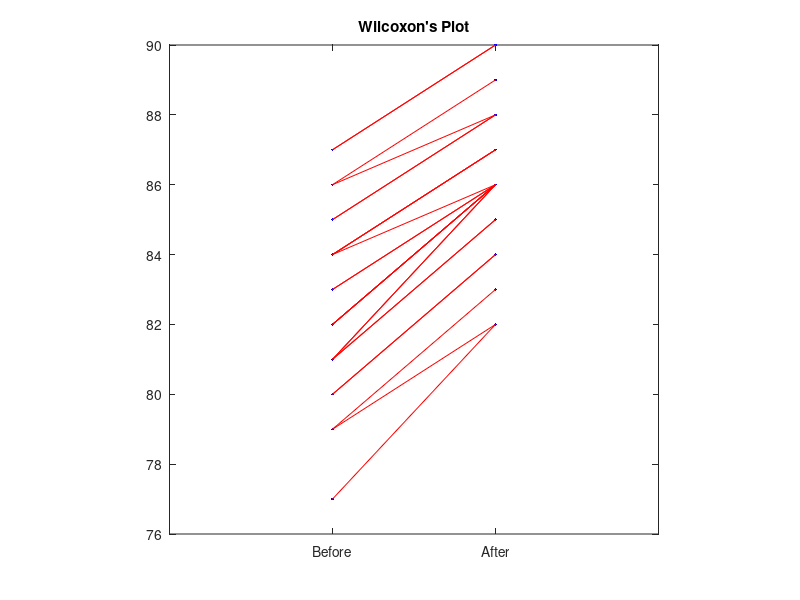
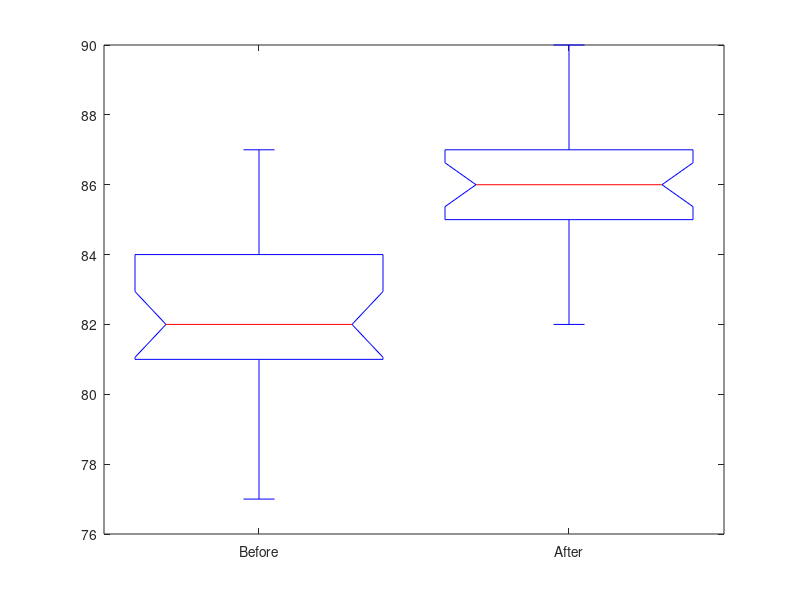

Reproduce these figures in MATLAB, in order.
function STATS=wilcoxon2t(varargin)
%This file execute the non parametric Wilcoxon test to evaluate the difference between paired (dependent) samples. 
%If the number of difference is less than 15, the algorithm calculate the exact ranks distribution; 
%else it uses a normal distribution approximation. 
%Now, the MatLab function SIGNRANK returns the same p-value. 
%Anyway, this Wilcoxon function gives a more detailed output (that is necessary for publications...)
%By itself Wilcoxon will run the demo
%
% Syntax: 	STATS=WILCOXON(X1,X2,PLTS)
%      
%     Inputs:
%           X1 and X2 - data vectors.
%           PLTS - Flag to set if you don't want (0) or want (1) view the plots
%     Outputs:
%           - W value and p-value when exact ranks distribution is used.
%           - W value, Z value, Standard deviation (Mean=0), p-value when normal distribution is used
%        If STATS nargout was specified the results will be stored in the STATS
%        struct.
%
%      Example: 
%
%         X1=[77 79 79 80 80 81 81 81 81 82 82 82 82 83 83 84 84 84 84 85 85 86 86 87 87];
% 
%         X2=[82 82 83 84 84 85 85 86 86 86 86 86 86 86 86 86 87 87 87 88 88 88 89 90 90];
%
%           Calling on Matlab the function: wilcoxon(X1,X2)
%
%           Answer is:
%
% WILCOXON TEST
% --------------------------------------------------------------------------------
% Sample size is good enough to use the normal distribution approximation
%  
% W         mW		sW          zW          p-value (2-tailed)
% --------------------------------------------------------------------------------
% 325  	     0		73.1608   4.4354	0.0000
% --------------------------------------------------------------------------------
%
%           Created by Giuseppe Cardillo
%           giuseppe.cardillo-edta@poste.it
%
% To cite this file, this would be an appropriate format:
% Cardillo G. (2006). Wilcoxon test: non parametric Wilcoxon test for paired samples.
% http://www.mathworks.com/matlabcentral/fileexchange/12702

%Input Error handling
args=cell(varargin);
nu=numel(args);
default.values = {[77 79 79 80 80 81 81 81 81 82 82 82 82 83 83 84 84 84 84 85 85 86 86 87 87],[82 82 83 84 84 85 85 86 86 86 86 86 86 86 86 86 87 87 87 88 88 88 89 90 90],0};
default.values(1:nu) = args;
[x1 x2 plts] = deal(default.values{:});
if nu==0
    plts=1;
elseif nu==1
    error('Warning: Almost two input data are required')
elseif nu>=2
    if ~isvector(x1) || ~isvector(x2)
        error('WILCOXON requires vector rather than matrix data.');
    end
    if (numel(x1) ~= numel(x2))
        error('Warning: WILCOXON requires the data vectors to have the same number of elements.');
    end
    if ~all(isfinite(x1)) || ~all(isnumeric(x1)) || ~all(isfinite(x2)) || ~all(isnumeric(x2))
        error('Warning: all X1 and X2 values must be numeric and finite')
    end
elseif nu==3
    if plts ~= 0 && plts ~= 1 %check if plts is 0 or 1
        error('Warning: PLTS must be 0 if you don''t want or 1 if you want to see plots.')
    end
else
    error('Warning: Max three input data are required')
end 
clear args default nu


tr=repmat('-',1,80);
%disp('WILCOXON TEST')
%disp(tr)
dff=x2-x1; %difference between x1 and x2

nodiff = find(dff == 0);  %find null variations
dff(nodiff) = []; %eliminate null variations
if isempty(nodiff)==0 %tell me if there are null variations
    fprintf('There are %d null variations that will be deleted\n',length(nodiff))
end
if isempty(dff) %if all variations are null variations exit function
    disp('There are not variations. Wilcoxon test can''t be performed')
    return       
end
clear nodiff %clear unnecessary variable

%Ranks of absolute value of samples differences with sign
[r,t]=tiedrank(abs(dff)); %ranks and ties
W=sum(r.*sign(dff)); %Wilcoxon statics (sum of ranks with sign)
n=length(dff); %number of ranks
clear dff %clear unnecessary variable

%If the number of elements N<15 calculate the exact distribution of the
%signed ranks (the number of combinations is 2^N); else use the normal
%distribution approximation.

if n<=15
    ap=ff2n(n); %the all possibilities based on two-level full-factorial design.
    ap(ap~=1)=-1; %change 0 with -1
    k=1:1:n; 
    J=ap*k'; %all possible sums of ranks for k elements
    %to compute the p-value see how many values are more extreme of the observed
    %W and then divide for the total number of combinations
    p=length(J(abs(J)>=abs(W)))/length(J); %p-value
    %display results
   % disp('The exact Wilcoxon distribution was used')
    %disp(' ')
    %fprintf('W\t\tp-value (2-tailed)\n')
    %disp(tr)
    %fprintf('%0.4f\t\t%0.4f\n',W,p)
    if nargout
        STATS.method='Exact distribution';
        STATS.W=W;
        STATS.p=p;
    end
else
    sW=sqrt((2*n^3+3*n^2+n-t)/6); %standard deviation
    zW=(abs(W)-0.5)/sW; %z-value with correction for continuity
    p=1-min([1 2*normcdf(zW)]); %p-value
    %display results
  %  disp('Sample size is good enough to use the normal distribution approximation')
   % disp(' ')
    %fprintf('W\t\tmW\t\tsW\t\tzW\t\tp-value (2-tailed)\n')
    %disp(tr)
    %fprintf('%0.4f\t0\t\t%0.4f\t\t%0.4f\t\t%0.4f\n',W,sW,zW,p)
    if nargout
        STATS.method='Normal approximation';
        STATS.W=W;
        STATS.mean=0;
        STATS.std=sW;
        STATS.z=zW;
        STATS.p=p;
    end
end
%disp(tr)
%disp(' ')

if plts
    xg=repmat([1 2],length(x1),1); yg=[x1; x2]';
    plot(xg,yg,'b.',xg',yg','r-')
    axis square
    set(gca,'XLim',[0 3],'XtickMode','manual','Xtick',0:1:3,'XtickLabel',{' ','Before','After',' '})
    title('Wilcoxon''s Plot')
    figure
    boxplot(yg(:),xg(:),'notch','on')
    set(gca,'XtickLabel',{'Before','After'})
end